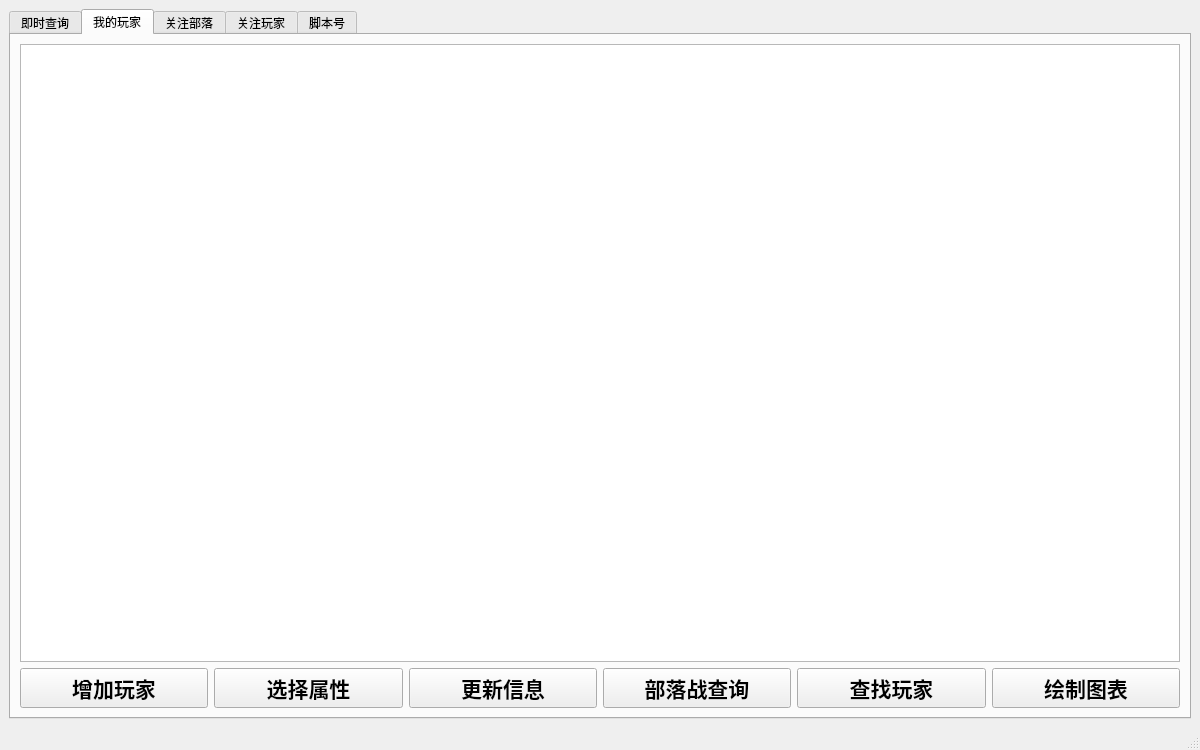
<?xml version="1.0" encoding="UTF-8"?>
<ui version="4.0">
 <class>MainWindow</class>
 <widget class="QMainWindow" name="MainWindow">
  <property name="geometry">
   <rect>
    <x>0</x>
    <y>0</y>
    <width>1200</width>
    <height>750</height>
   </rect>
  </property>
  <property name="windowTitle">
   <string>Clash Search</string>
  </property>
  <widget class="QWidget" name="centralwidget">
   <layout class="QVBoxLayout" name="verticalLayout">
    <item>
     <widget class="QTabWidget" name="tabWidget">
      <property name="currentIndex">
       <number>1</number>
      </property>
      <widget class="QWidget" name="tab">
       <attribute name="title">
        <string>即时查询</string>
       </attribute>
       <widget class="QSplitter" name="splitter">
        <property name="geometry">
         <rect>
          <x>320</x>
          <y>150</y>
          <width>560</width>
          <height>360</height>
         </rect>
        </property>
        <property name="orientation">
         <enum>Qt::Vertical</enum>
        </property>
        <widget class="QWidget" name="layoutWidget">
         <layout class="QHBoxLayout" name="horizontalLayout">
          <item>
           <widget class="QLabel" name="labelPlayerTag">
            <property name="font">
             <font>
              <family>Heiti SC</family>
              <pointsize>18</pointsize>
              <weight>75</weight>
              <bold>true</bold>
             </font>
            </property>
            <property name="text">
             <string>玩家标签：</string>
            </property>
           </widget>
          </item>
          <item>
           <widget class="QLineEdit" name="lineEditPlayerTag">
            <property name="minimumSize">
             <size>
              <width>0</width>
              <height>30</height>
             </size>
            </property>
            <property name="font">
             <font>
              <family>Heiti SC</family>
              <pointsize>18</pointsize>
              <weight>75</weight>
              <bold>true</bold>
             </font>
            </property>
           </widget>
          </item>
          <item>
           <widget class="QPushButton" name="pushButtonSearchPlayer">
            <property name="minimumSize">
             <size>
              <width>80</width>
              <height>40</height>
             </size>
            </property>
            <property name="font">
             <font>
              <family>Heiti SC</family>
              <pointsize>18</pointsize>
              <weight>75</weight>
              <bold>true</bold>
             </font>
            </property>
            <property name="text">
             <string>查询</string>
            </property>
           </widget>
          </item>
         </layout>
        </widget>
        <widget class="QWidget" name="layoutWidget">
         <layout class="QHBoxLayout" name="horizontalLayout_2">
          <item>
           <widget class="QLabel" name="labelClanTag">
            <property name="font">
             <font>
              <family>Heiti SC</family>
              <pointsize>18</pointsize>
              <weight>75</weight>
              <bold>true</bold>
             </font>
            </property>
            <property name="text">
             <string>部落标签：</string>
            </property>
           </widget>
          </item>
          <item>
           <widget class="QLineEdit" name="lineEditClanTag">
            <property name="minimumSize">
             <size>
              <width>0</width>
              <height>30</height>
             </size>
            </property>
            <property name="font">
             <font>
              <family>Heiti SC</family>
              <pointsize>18</pointsize>
              <weight>75</weight>
              <bold>true</bold>
             </font>
            </property>
           </widget>
          </item>
          <item>
           <widget class="QPushButton" name="pushButtonSearchClanByTag">
            <property name="minimumSize">
             <size>
              <width>80</width>
              <height>40</height>
             </size>
            </property>
            <property name="font">
             <font>
              <family>Heiti SC</family>
              <pointsize>18</pointsize>
              <weight>75</weight>
              <bold>true</bold>
             </font>
            </property>
            <property name="text">
             <string>查询</string>
            </property>
           </widget>
          </item>
         </layout>
        </widget>
        <widget class="QWidget" name="layoutWidget_2">
         <layout class="QHBoxLayout" name="horizontalLayout_3">
          <item>
           <widget class="QLabel" name="labelClanName">
            <property name="font">
             <font>
              <family>Heiti SC</family>
              <pointsize>18</pointsize>
              <weight>75</weight>
              <bold>true</bold>
             </font>
            </property>
            <property name="text">
             <string>部落名称：</string>
            </property>
           </widget>
          </item>
          <item>
           <widget class="QLineEdit" name="lineEditClanName">
            <property name="minimumSize">
             <size>
              <width>0</width>
              <height>30</height>
             </size>
            </property>
            <property name="font">
             <font>
              <family>Heiti SC</family>
              <pointsize>18</pointsize>
              <weight>75</weight>
              <bold>true</bold>
             </font>
            </property>
           </widget>
          </item>
          <item>
           <widget class="QPushButton" name="pushButtonSearchClanByName">
            <property name="minimumSize">
             <size>
              <width>80</width>
              <height>40</height>
             </size>
            </property>
            <property name="font">
             <font>
              <family>Heiti SC</family>
              <pointsize>18</pointsize>
              <weight>75</weight>
              <bold>true</bold>
             </font>
            </property>
            <property name="text">
             <string>查询</string>
            </property>
           </widget>
          </item>
         </layout>
        </widget>
        <widget class="QLabel" name="labelResult">
         <property name="font">
          <font>
           <family>Heiti SC</family>
           <pointsize>18</pointsize>
           <weight>75</weight>
           <bold>true</bold>
          </font>
         </property>
         <property name="text">
          <string/>
         </property>
         <property name="alignment">
          <set>Qt::AlignCenter</set>
         </property>
        </widget>
       </widget>
      </widget>
      <widget class="QWidget" name="tab_2">
       <attribute name="title">
        <string>我的玩家</string>
       </attribute>
       <layout class="QVBoxLayout" name="verticalLayout_2">
        <item>
         <widget class="QTableView" name="tableViewMyPlayers"/>
        </item>
        <item>
         <layout class="QHBoxLayout" name="horizontalLayout_4">
          <item>
           <widget class="QPushButton" name="pushButtonAddMyPlayer">
            <property name="font">
             <font>
              <family>Heiti SC</family>
              <pointsize>16</pointsize>
              <weight>75</weight>
              <bold>true</bold>
             </font>
            </property>
            <property name="text">
             <string>增加玩家</string>
            </property>
           </widget>
          </item>
          <item>
           <widget class="QPushButton" name="pushButtonSelectItemsMyPlayers">
            <property name="font">
             <font>
              <family>Heiti SC</family>
              <pointsize>16</pointsize>
              <weight>75</weight>
              <bold>true</bold>
             </font>
            </property>
            <property name="text">
             <string>选择属性</string>
            </property>
           </widget>
          </item>
          <item>
           <widget class="QPushButton" name="pushButtonUpdateMyPlayers">
            <property name="font">
             <font>
              <family>Heiti SC</family>
              <pointsize>16</pointsize>
              <weight>75</weight>
              <bold>true</bold>
             </font>
            </property>
            <property name="text">
             <string>更新信息</string>
            </property>
           </widget>
          </item>
          <item>
           <widget class="QPushButton" name="pushButtonUpdateMyPlayersWar">
            <property name="font">
             <font>
              <family>Heiti SC</family>
              <pointsize>16</pointsize>
              <weight>75</weight>
              <bold>true</bold>
             </font>
            </property>
            <property name="text">
             <string>部落战查询</string>
            </property>
           </widget>
          </item>
          <item>
           <widget class="QPushButton" name="pushButtonSearchMyPlayers">
            <property name="font">
             <font>
              <family>Heiti SC</family>
              <pointsize>16</pointsize>
              <weight>75</weight>
              <bold>true</bold>
             </font>
            </property>
            <property name="text">
             <string>查找玩家</string>
            </property>
           </widget>
          </item>
          <item>
           <widget class="QPushButton" name="pushButtonMakeFigMyPlayer">
            <property name="font">
             <font>
              <family>Heiti SC</family>
              <pointsize>16</pointsize>
              <weight>75</weight>
              <bold>true</bold>
             </font>
            </property>
            <property name="text">
             <string>绘制图表</string>
            </property>
           </widget>
          </item>
         </layout>
        </item>
       </layout>
      </widget>
      <widget class="QWidget" name="tab_4">
       <attribute name="title">
        <string>关注部落</string>
       </attribute>
       <layout class="QVBoxLayout" name="verticalLayout_4">
        <item>
         <widget class="QTableView" name="tableViewClans"/>
        </item>
        <item>
         <layout class="QHBoxLayout" name="horizontalLayout_6">
          <item>
           <widget class="QPushButton" name="pushButtonAddClan">
            <property name="font">
             <font>
              <family>Heiti SC</family>
              <pointsize>16</pointsize>
              <weight>75</weight>
              <bold>true</bold>
             </font>
            </property>
            <property name="text">
             <string>增加部落</string>
            </property>
           </widget>
          </item>
          <item>
           <widget class="QPushButton" name="pushButtonSelectItemsClans">
            <property name="font">
             <font>
              <family>Heiti SC</family>
              <pointsize>16</pointsize>
              <weight>75</weight>
              <bold>true</bold>
             </font>
            </property>
            <property name="text">
             <string>选择属性</string>
            </property>
           </widget>
          </item>
          <item>
           <widget class="QPushButton" name="pushButtonUpdateClans">
            <property name="font">
             <font>
              <family>Heiti SC</family>
              <pointsize>16</pointsize>
              <weight>75</weight>
              <bold>true</bold>
             </font>
            </property>
            <property name="text">
             <string>更新信息</string>
            </property>
           </widget>
          </item>
          <item>
           <widget class="QPushButton" name="pushButtonUpdateClanWar">
            <property name="font">
             <font>
              <family>Heiti SC</family>
              <pointsize>16</pointsize>
              <weight>75</weight>
              <bold>true</bold>
             </font>
            </property>
            <property name="text">
             <string>部落战查询</string>
            </property>
           </widget>
          </item>
          <item>
           <widget class="QPushButton" name="pushButtonUpdateClanWarLeague">
            <property name="font">
             <font>
              <family>Heiti SC</family>
              <pointsize>16</pointsize>
              <weight>75</weight>
              <bold>true</bold>
             </font>
            </property>
            <property name="text">
             <string>联赛查询</string>
            </property>
           </widget>
          </item>
          <item>
           <widget class="QPushButton" name="pushButtonSearchClan">
            <property name="font">
             <font>
              <family>Heiti SC</family>
              <pointsize>16</pointsize>
              <weight>75</weight>
              <bold>true</bold>
             </font>
            </property>
            <property name="text">
             <string>查找部落</string>
            </property>
           </widget>
          </item>
          <item>
           <widget class="QPushButton" name="pushButtonMakeFigMyPlayer_2">
            <property name="font">
             <font>
              <family>Heiti SC</family>
              <pointsize>16</pointsize>
              <weight>75</weight>
              <bold>true</bold>
             </font>
            </property>
            <property name="text">
             <string>绘制图表</string>
            </property>
           </widget>
          </item>
         </layout>
        </item>
       </layout>
      </widget>
      <widget class="QWidget" name="tab_5">
       <attribute name="title">
        <string>关注玩家</string>
       </attribute>
       <layout class="QVBoxLayout" name="verticalLayout_3">
        <item>
         <widget class="QTableView" name="tableViewFocusPlayers"/>
        </item>
        <item>
         <layout class="QHBoxLayout" name="horizontalLayout_5">
          <item>
           <widget class="QPushButton" name="pushButtonAddFocusPlayer">
            <property name="font">
             <font>
              <family>Heiti SC</family>
              <pointsize>16</pointsize>
              <weight>75</weight>
              <bold>true</bold>
             </font>
            </property>
            <property name="text">
             <string>增加玩家</string>
            </property>
           </widget>
          </item>
          <item>
           <widget class="QPushButton" name="pushButtonSelectItemsFocusPlayers">
            <property name="font">
             <font>
              <family>Heiti SC</family>
              <pointsize>16</pointsize>
              <weight>75</weight>
              <bold>true</bold>
             </font>
            </property>
            <property name="text">
             <string>选择属性</string>
            </property>
           </widget>
          </item>
          <item>
           <widget class="QPushButton" name="pushButtonUpdateFocusPlayers">
            <property name="font">
             <font>
              <family>Heiti SC</family>
              <pointsize>16</pointsize>
              <weight>75</weight>
              <bold>true</bold>
             </font>
            </property>
            <property name="text">
             <string>更新信息</string>
            </property>
           </widget>
          </item>
          <item>
           <widget class="QPushButton" name="pushButtonFocusPlayerWar">
            <property name="font">
             <font>
              <family>Heiti SC</family>
              <pointsize>16</pointsize>
              <weight>75</weight>
              <bold>true</bold>
             </font>
            </property>
            <property name="text">
             <string>部落战查询</string>
            </property>
           </widget>
          </item>
          <item>
           <widget class="QPushButton" name="pushButtonSearchFocusPlayer">
            <property name="font">
             <font>
              <family>Heiti SC</family>
              <pointsize>16</pointsize>
              <weight>75</weight>
              <bold>true</bold>
             </font>
            </property>
            <property name="text">
             <string>查找玩家</string>
            </property>
           </widget>
          </item>
          <item>
           <widget class="QPushButton" name="pushButtonMakeFigFocusPlayer">
            <property name="font">
             <font>
              <family>Heiti SC</family>
              <pointsize>16</pointsize>
              <weight>75</weight>
              <bold>true</bold>
             </font>
            </property>
            <property name="text">
             <string>绘制图表</string>
            </property>
           </widget>
          </item>
         </layout>
        </item>
       </layout>
      </widget>
      <widget class="QWidget" name="widget">
       <attribute name="title">
        <string>脚本号</string>
       </attribute>
       <layout class="QVBoxLayout" name="verticalLayout_6">
        <item>
         <widget class="QTableView" name="tableViewRobots"/>
        </item>
        <item>
         <layout class="QHBoxLayout" name="horizontalLayout_11">
          <item>
           <widget class="QPushButton" name="pushButtonAddRobots">
            <property name="font">
             <font>
              <family>Heiti SC</family>
              <pointsize>16</pointsize>
              <weight>75</weight>
              <bold>true</bold>
             </font>
            </property>
            <property name="text">
             <string>导入标签</string>
            </property>
           </widget>
          </item>
          <item>
           <widget class="QPushButton" name="pushButtonSelectItemsRobots">
            <property name="font">
             <font>
              <family>Heiti SC</family>
              <pointsize>16</pointsize>
              <weight>75</weight>
              <bold>true</bold>
             </font>
            </property>
            <property name="text">
             <string>选择属性</string>
            </property>
           </widget>
          </item>
          <item>
           <widget class="QPushButton" name="pushButtonUpdateRobots">
            <property name="font">
             <font>
              <family>Heiti SC</family>
              <pointsize>16</pointsize>
              <weight>75</weight>
              <bold>true</bold>
             </font>
            </property>
            <property name="text">
             <string>更新信息</string>
            </property>
           </widget>
          </item>
          <item>
           <widget class="QPushButton" name="pushButtonWarRobots">
            <property name="font">
             <font>
              <family>Heiti SC</family>
              <pointsize>16</pointsize>
              <weight>75</weight>
              <bold>true</bold>
             </font>
            </property>
            <property name="text">
             <string>部落战查询</string>
            </property>
           </widget>
          </item>
          <item>
           <widget class="QPushButton" name="pushButtonSearchRobots">
            <property name="font">
             <font>
              <family>Heiti SC</family>
              <pointsize>16</pointsize>
              <weight>75</weight>
              <bold>true</bold>
             </font>
            </property>
            <property name="text">
             <string>查找玩家</string>
            </property>
           </widget>
          </item>
          <item>
           <widget class="QPushButton" name="pushButtonMakeFigMyRobots">
            <property name="font">
             <font>
              <family>Heiti SC</family>
              <pointsize>16</pointsize>
              <weight>75</weight>
              <bold>true</bold>
             </font>
            </property>
            <property name="text">
             <string>绘制图表</string>
            </property>
           </widget>
          </item>
         </layout>
        </item>
       </layout>
      </widget>
     </widget>
    </item>
   </layout>
  </widget>
  <widget class="QStatusBar" name="statusbar"/>
 </widget>
 <resources/>
 <connections/>
</ui>
